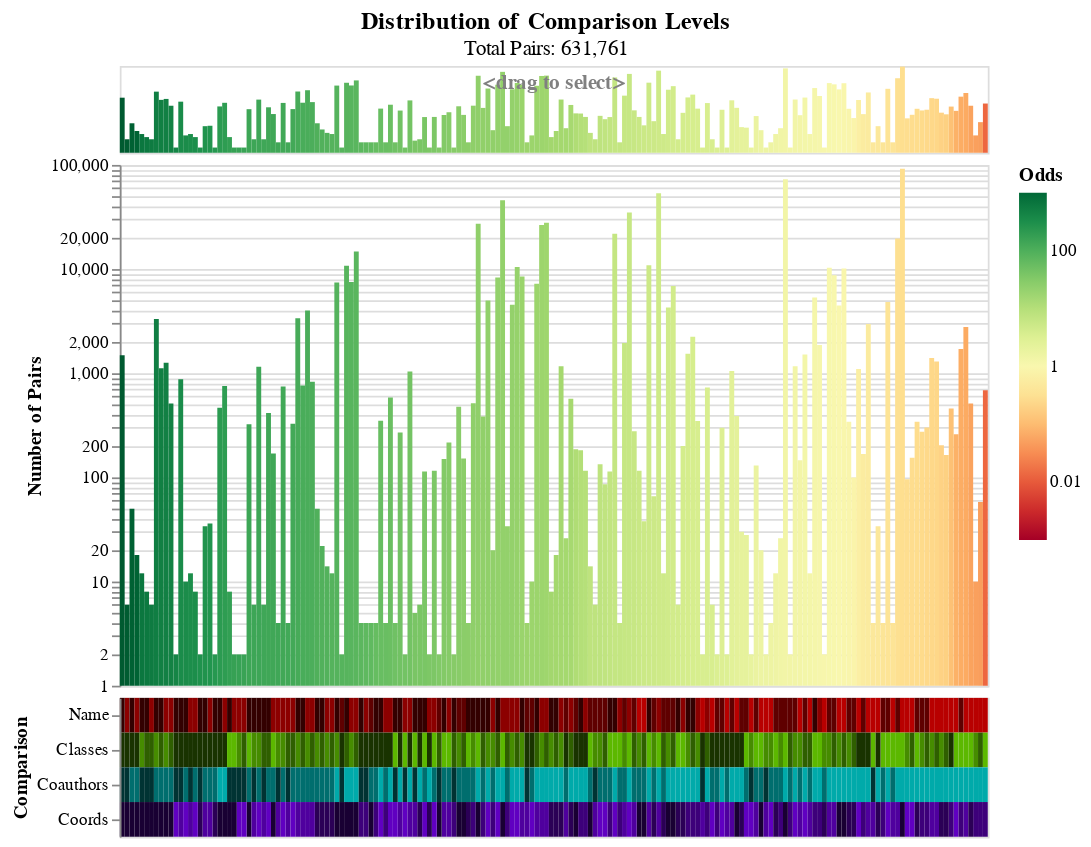

Notebook code cell kept with this figure:
### Markdown cell above
We can plot these compared pairs.
We can see which comparison levels are most common,
which occur together,
which lead to matches, and which lead to non-matches.

Unsurprisingly, most records pairs match against the "else" levels.

the exact match levels have the highest odds, and the
else levels have the lowest. The other levels are somewhere in between.

### Code cell
from mismo.compare import plot_compared  # noqa: E402

plot_compared(compared, comparisons=comparisons, weights=weights)

### Figure 1 — Vega-Lite specification as saved in the notebook (floating-point values rounded to 4 significant figures; data arrays with more than 128 entries replaced by an {"elided": "..."} marker saying what was removed)
{"config": {"view": {"continuousWidth": 300, "continuousHeight": 300}}, "vconcat": [{"data": {"name": "data-5a83785c73af78629e2316de4e17fcf3"}, "mark": {"type": "rect"}, "encoding": {"color": {"field": "log_odds", "legend": null, "scale": {"domainMax": 3, "domainMid": 0, "domainMin": -3, "scheme": "redyellowgreen"}, "title": "Odds", "type": "quantitative"}, "opacity": {"condition": {"param": "param_10", "value": 1}, "value": 0.8}, "x": {"axis": null, "field": "vector_id", "sort": {"field": "odds", "order": "descending"}, "type": "nominal"}, "y": {"axis": null, "field": "n_pairs", "scale": {"type": "log"}, "title": "Number of Pairs", "type": "quantitative"}}, "height": 50, "name": "view_20", "title": {"text": "<drag to select>", "anchor": "middle", "color": "gray", "dy": 20, "fontSize": 12}, "width": 500}, {"data": {"name": "data-5a83785c73af78629e2316de4e17fcf3"}, "mark": {"type": "rect", "stroke": null}, "encoding": {"color": {"field": "log_odds", "legend": {"labelExpr": "pow(10,datum.value)"}, "scale": {"domainMax": 3, "domainMid": 0, "domainMin": -3, "scheme": "redyellowgreen"}, "title": "Odds", "type": "quantitative"}, "opacity": {"condition": {"param": "param_10", "value": 1}, "value": 0.8}, "tooltip": [{"field": "n_pairs", "format": ",", "title": "Number of Pairs", "type": "quantitative"}, {"field": "pct_pairs", "format": "%", "title": "Percent of Pairs", "type": "quantitative"}, {"field": "odds", "format": ",", "title": "Odds", "type": "quantitative"}, {"field": "Name", "type": "nominal"}, {"field": "Classes", "type": "nominal"}, {"field": "Coauthors", "type": "nominal"}, {"field": "Coords", "type": "nominal"}], "x": {"axis": null, "field": "vector_id", "sort": {"field": "odds", "order": "descending"}, "type": "nominal"}, "y": {"field": "n_pairs", "scale": {"type": "log"}, "title": "Number of Pairs", "type": "quantitative"}}, "name": "view_21", "transform": [{"filter": {"param": "param_9"}}], "width": 500}, {"data": {"name": "data-5e0a934da6550534f1d14594d63502ce"}, "mark": {"type": "rect"}, "encoding": {"color": {"field": "level_uid", "legend": null, "scale": {"domain": ["Name:exact", "Name:Share 1 token", "Name:Share 2 or more tokens", "Name:else", "Classes:exact", "Classes:Share 1 class", "Classes:Share 2 or more classes", "Classes:else", "Coauthors:exact", "Coauthors:Share one coauthor", "Coauthors:else", "Coords:Coords match", "Coords:Coords within 10km", "Coords:Coords within 100km", "Coords:One or both coord missing", "Coords:else"], "range": ["#330000", "#5f0000", "#8c0000", "#b80000", "#193300", "#2f5f00", "#468c00", "#5cb800", "#003333", "#006e6e", "#00aaaa", "#190033", "#2b0056", "#3d007a", "#4f009e", "#6000c1"]}, "title": "Comparison:Level", "type": "nominal"}, "opacity": {"condition": {"param": "param_10", "value": 1}, "value": 0.8}, "tooltip": [{"field": "level", "type": "nominal"}], "x": {"axis": null, "field": "vector_id", "sort": {"field": "odds", "order": "descending"}, "type": "nominal"}, "y": {"field": "comparison", "sort": ["Name", "Classes", "Coauthors", "Coords"], "title": "Comparison", "type": "nominal"}}, "height": 80, "name": "view_22", "transform": [{"filter": {"param": "param_9"}}], "width": 500}], "params": [{"name": "param_9", "select": {"type": "interval", "encodings": ["x"]}, "views": ["view_20"]}, {"name": "param_10", "select": {"type": "point", "fields": ["vector_id"], "on": "mouseover"}, "views": ["view_20", "view_21", "view_22"]}], "spacing": 0, "title": {"text": "Distribution of Comparison Levels", "anchor": "middle", "fontSize": 14, "subtitle": "Total Pairs: 631,761"}, "$schema": "https://vega.github.io/schema/vega-lite/v5.15.1.json", "datasets": {"data-5a83785c73af78629e2316de4e17fcf3": {"elided": "178 records"}, "data-5e0a934da6550534f1d14594d63502ce": {"elided": "712 records"}}}
